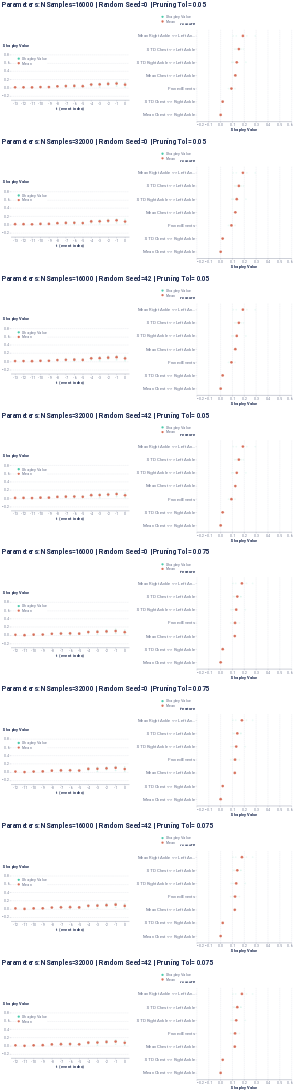

Notebook code for this chart:
### Markdown cell above
### Global report makes the crossproduct of parameters and plots them all

### Code cell
global_plot
